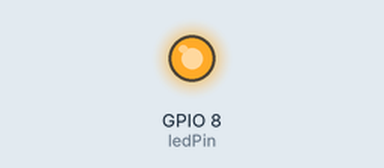
The sketch below on a simulated ESP32-C3. On the bench: output pins drawn as LEDs (lit = HIGH). WiFi joins after 1.5 s; servers stay silent unless stated; not simulated (calls return 0 or success): secrets.h; what the sketch prints to the serial monitor is not drawn.

Above: at 6.3 s.
At 8.86 s:
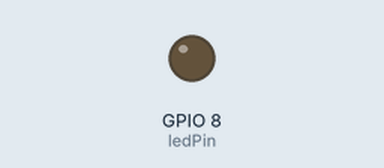
Timing chart, 0 to 9.2 s (numbered marks = the images above):
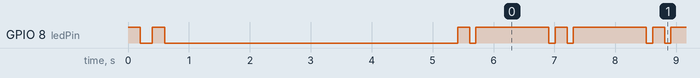

The sketch:

OTA_test1.ino
```cpp
// Petit test pour voir comment fonctionne l'OTA avec un esp32-c3
// ATTENTION, ce code a été écrit pour un esp32-c3 super mini. Pas testé sur les autres boards !
//
#define zVERSION "zf240513.21.3359"
/*
Utilisation:

Astuce:

Installation:

Il faut disabled USB CDC On Boot et utiliser USBSerial. au lieu de Serial. pour la console !

Pour le lecteur de NFC RFID RC522, il faut installer cette lib depuis le lib manager sur Arduino:
https://github.com/miguelbalboa/rfid   (elle est vieille mais fonctionne encore super bien zf240510)

*/


// #define DEBUG true
// #undef DEBUG


// General
const int ledPin = 8;    // the number of the LED pin
const int zPulseDelayOn = 100;    // délai pour le blink
const int zPulseDelayOff = 200;    // délai pour le blink
const int zPulseDelayWait = 1000;    // délai pour le blink

//
// ATTENTION, il faudra changer la pin RST pour le lecteur RFID RC522 car elle est utilisée par la led builting zf240512.1246
//
const int buttonPin = 9;  // the number of the pushbutton pin
float rrsiLevel = 0;      // variable to store the RRSI level


#include "secrets.h"


#include <WiFi.h>
#include <WiFiClient.h>

const char* ssid = WIFI_SSID;
const char* password = WIFI_PASSWORD;
const char* host = "esp32-c3";


//
// OTA WEB server
//
#include "otaWebServer.h"


void setup(void) {
  pinMode(ledPin, OUTPUT);
  digitalWrite(ledPin, HIGH); delay(200); digitalWrite(ledPin, LOW); delay(200);
  digitalWrite(ledPin, HIGH); delay(200); digitalWrite(ledPin, LOW); delay(200);

  USBSerial.begin(19200);
  USBSerial.setDebugOutput(true);       //pour voir les messages de debug des libs sur la console série !
  delay(3000);  //le temps de passer sur la Serial Monitor ;-)
  USBSerial.println("\n\n\n\n**************************************\nCa commence!");
  USBSerial.println(zVERSION);


  // Connect to WiFi network
  WiFi.begin(ssid, password);
  USBSerial.println("");

  // Wait for connection
  while (WiFi.status() != WL_CONNECTED) {
    delay(500);
    USBSerial.print(".");
  }
  USBSerial.println("");
  USBSerial.print("Connected to ");
  USBSerial.println(ssid);
  USBSerial.print("IP address: ");
  USBSerial.println(WiFi.localIP());

  // start OTA server
  otaWebServer();
}


void loop(void) {
  // OTA loop
  server.handleClient();

  digitalWrite(ledPin, LOW); delay(zPulseDelayOn); digitalWrite(ledPin, HIGH); delay(zPulseDelayOff);
  digitalWrite(ledPin, LOW); delay(zPulseDelayOn); digitalWrite(ledPin, HIGH); delay(zPulseDelayOff);
  delay(zPulseDelayWait);

}
```

loginIndex.h
```cpp
/*
 * Login page
 */

const char* loginIndex =
 "<form name='loginForm'>"
    "<table width='20%' bgcolor='A09F9F' align='center'>"
        "<tr>"
            "<td colspan=2>"
                "<center><font size=4><b>ESP32 Login Page</b></font></center>"
                "<br>"
            "</td>"
            "<br>"
            "<br>"
        "</tr>"
        "<tr>"
             "<td>Username:</td>"
             "<td><input type='text' size=25 name='userid'><br></td>"
        "</tr>"
        "<br>"
        "<br>"
        "<tr>"
            "<td>Password:</td>"
            "<td><input type='Password' size=25 name='pwd'><br></td>"
            "<br>"
            "<br>"
        "</tr>"
        "<tr>"
            "<td><input type='submit' onclick='check(this.form)' value='Login'></td>"
        "</tr>"
    "</table>"
"</form>"
"<script>"
    "function check(form)"
    "{"
    "if(form.userid.value=='admin' && form.pwd.value=='admin')"
    "{"
    "window.open('/serverIndex')"
    "}"
    "else"
    "{"
    " alert('Error Password or Username')/*displays error message*/"
    "}"
    "}"
"</script>";
```

otaWebServer.h
```cpp
//
// OTA WEB server
//

#include <WebServer.h>
#include <ESPmDNS.h>
#include <Update.h>


/*
 * Login page
 */
#include "loginIndex.h"


/*
 * Server Index Page
 */
#include "serverIndex.h"


WebServer server(80);

static void otaWebServer() {
  /*use mdns for host name resolution*/
  if (!MDNS.begin(host)) { //http://esp32.local
    USBSerial.println("Error setting up MDNS responder!");
    while (1) {
      delay(1000);
    }
  }
  USBSerial.println("mDNS responder started");

  /*return index page which is stored in serverIndex */
  server.on("/", HTTP_GET, []() {
    server.sendHeader("Connection", "close");
    server.send(200, "text/html", loginIndex);
  });
  server.on("/serverIndex", HTTP_GET, []() {
    server.sendHeader("Connection", "close");
    server.send(200, "text/html", serverIndex);
  });
  /*handling uploading firmware file */
  server.on("/update", HTTP_POST, []() {
    server.sendHeader("Connection", "close");
    server.send(200, "text/plain", (Update.hasError()) ? "FAIL" : "OK");
    ESP.restart();
  }, []() {
    HTTPUpload& upload = server.upload();
    if (upload.status == UPLOAD_FILE_START) {
      USBSerial.printf("Update: %s\n", upload.filename.c_str());
      if (!Update.begin(UPDATE_SIZE_UNKNOWN)) { //start with max available size
        Update.printError(Serial);
      }
    } else if (upload.status == UPLOAD_FILE_WRITE) {
      /* flashing firmware to ESP*/
      if (Update.write(upload.buf, upload.currentSize) != upload.currentSize) {
        Update.printError(Serial);
      }
    } else if (upload.status == UPLOAD_FILE_END) {
      if (Update.end(true)) { //true to set the size to the current progress
        USBSerial.printf("Update Success: %u\nRebooting...\n", upload.totalSize);
      } else {
        Update.printError(Serial);
      }
    }
  });
  server.begin();
}
```

serverIndex.h
```cpp
/*
 * Server Index Page
 */

const char* serverIndex =
"<script src='https://ajax.googleapis.com/ajax/libs/jquery/3.2.1/jquery.min.js'></script>"
"<form method='POST' action='#' enctype='multipart/form-data' id='upload_form'>"
   "<input type='file' name='update'>"
        "<input type='submit' value='Update'>"
    "</form>"
 "<div id='prg'>progress: 0%</div>"
 "<script>"
  "$('form').submit(function(e){"
  "e.preventDefault();"
  "var form = $('#upload_form')[0];"
  "var data = new FormData(form);"
  " $.ajax({"
  "url: '/update',"
  "type: 'POST',"
  "data: data,"
  "contentType: false,"
  "processData:false,"
  "xhr: function() {"
  "var xhr = new window.XMLHttpRequest();"
  "xhr.upload.addEventListener('progress', function(evt) {"
  "if (evt.lengthComputable) {"
  "var per = evt.loaded / evt.total;"
  "$('#prg').html('progress: ' + Math.round(per*100) + '%');"
  "}"
  "}, false);"
  "return xhr;"
  "},"
  "success:function(d, s) {"
  "console.log('success!')"
 "},"
 "error: function (a, b, c) {"
 "}"
 "});"
 "});"
 "</script>";
```

Measured:
- by itself, GPIO 8 (ledPin): HIGH → LOW at 0.20 s, → HIGH 0.20 s later, → LOW 0.20 s later, → HIGH 4.8 s later, … (314 changes in this stretch)
- by itself, everything shown: repeats every 1.6 s, in 4 steps
